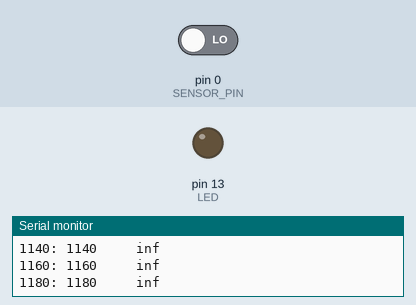
Simulated run of this sketch. Board: Arduino Uno, built with avr-gcc and run on an emulated ATmega328P. Shown: output pins drawn as LEDs (lit = HIGH), the last lines printed to the serial monitor. Inputs (shaded band) come from the test bench; at power-on: pin 0 (SENSOR_PIN) LOW.

Above: at 1.2 s.
1.3 s: pin 0 (SENSOR_PIN) driven HIGH
At 2.5 s:
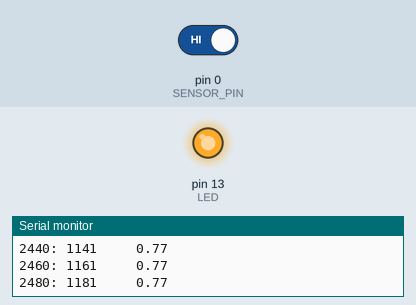
2.8 s: pin 0 (SENSOR_PIN) driven LOW
At 3.7 s:
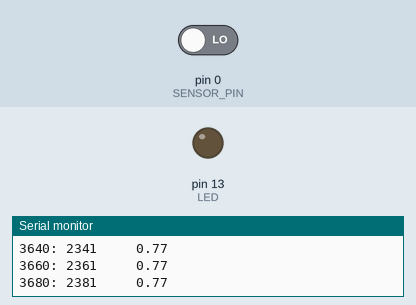
Timing chart, 0 to 5.8 s (numbered marks = the images above; inputs shaded):
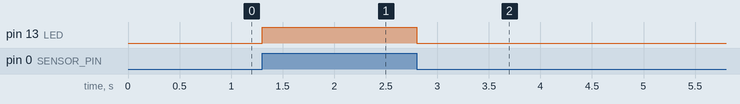

Measured:
- after the input at 1.3 s, pin 13 (LED): LOW → HIGH at once
- after the input at 2.8 s, pin 13 (LED): HIGH → LOW at once

The sketch:

BasicDrifty.ino
```cpp
/*
   StatusMonitor

   Displays formatted, dynamic, real-time Arduino status information
   using BasicTerm.

   It responds to the following input commands:
   ' '  (space):  Toggle LED
   '\f' (Ctrl-L): Redraw screen
*/

#define LED 13
#define SENSOR_PIN 0

uint32_t now;
uint32_t last;

uint32_t lastEventTime;
uint32_t currentEventTime;
uint32_t elapsedEventTime;
uint32_t lastPrintUpdate;

float currentRPM;
float currentHz;

uint8_t pinStatus;

uint16_t key;

void setup(void)
{
  //Init serial port
  Serial.begin(115200);

  //Init pins
  pinMode(LED, OUTPUT);
  pinMode(SENSOR_PIN, INPUT);

  //Init LEDs
  digitalWrite(LED, LOW);

  //Init timestamp
  now = millis();

  //Set up pin change interrupt for motor hall effect
  pciSetup(0);

}

void loop(void)
{
  now = millis();

  if(now - lastPrintUpdate >= 20)
  {

    Serial.print(now);
    Serial.print(": ");
    Serial.print(now - currentEventTime);

    updateCurrentHz();

    Serial.print("     ");
    Serial.println(currentHz);


    lastPrintUpdate = now;
  }
}

void updateCurrentHz()
{
  currentHz = (float)(1/((float)elapsedEventTime/1000));
}

//Set up pin change interrupts
void pciSetup(byte pin)
{
    *digitalPinToPCMSK(pin) |= bit (digitalPinToPCMSKbit(pin));  // enable pin
    PCIFR  |= bit (digitalPinToPCICRbit(pin)); // clear any outstanding interrupt
    PCICR  |= bit (digitalPinToPCICRbit(pin)); // enable interrupt for the group
}

//Pin change interrupt for hall effect sensors on motor
ISR (PCINT2_vect) // handle pin change interrupt for D0 to D7 here
{

     pinStatus = digitalRead(SENSOR_PIN);

     digitalWrite(LED,pinStatus);

     if(pinStatus == 1)
     {
      lastEventTime = currentEventTime;
      currentEventTime = millis();
      elapsedEventTime = currentEventTime - lastEventTime;
     }
}
```
